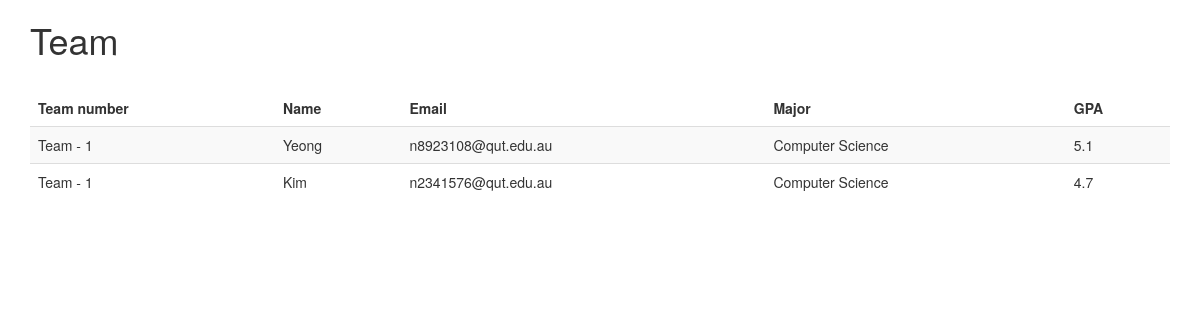
The page /numbers/1/ on the database its author committed.
### community/models.py (models this page shows, shortened)
class Student(models.Model):
    name = models.CharField(max_length=10)
    introduction = models.TextField()
    party_number = models.IntegerField(default=1)
    Major = models.CharField(max_length=50)
    GPA = models.FloatField(blank=True, null=True)
    email = models.EmailField()

### community/views.py (the view)
# urls.py: url(r'^numbers/(?P<party_number>.+)/$', views.teams),
def teams(request, party_number) :
    students = Student.objects.filter(party_number = party_number)
    context = {'students':students, 'party_number':party_number}
    return render(request,'team/group.html',context)

### community/templates/team/group.html (shortened to what this page needs)
<!DOCTYPE html>
<html lang="en">
<head>
  <link rel="stylesheet" href="http://maxcdn.bootstrapcdn.com/bootstrap/3.3.6/css/bootstrap.min.css">
</head>
<body>
<div class="container">
<h1>Team {{Student.party_number}}</h1>
<br>
    <table class="table table-striped">
        <thead>
        <tr>
            <td><B>Team number</B></td>
            <td><B>Name</B></td>
            <td><B>Email</B></td>
            <td><B>Major</B></td>
            <td><B>GPA</B></td>
        </tr>
        </thead>
        <tbody>
        {% for student in students %}
        <tr>
            <td> Team - {{student.party_number}} </td>
            <td> {{student.name}}</td>
            <td> {{student.email}}</td>
            <td> {{student.Major}}</td>
            <td> {{student.GPA}}</td>
        </tr>
        {% endfor %}
    </table>
</div>
</body>

### rows shown on the page
Student: party_number "1", name "Yeong", email "n8923108@qut.edu.au", Major "Computer Science", GPA "5.1"
Student: party_number "1", name "Kim", email "n2341576@qut.edu.au", Major "Computer Science", GPA "4.7"
